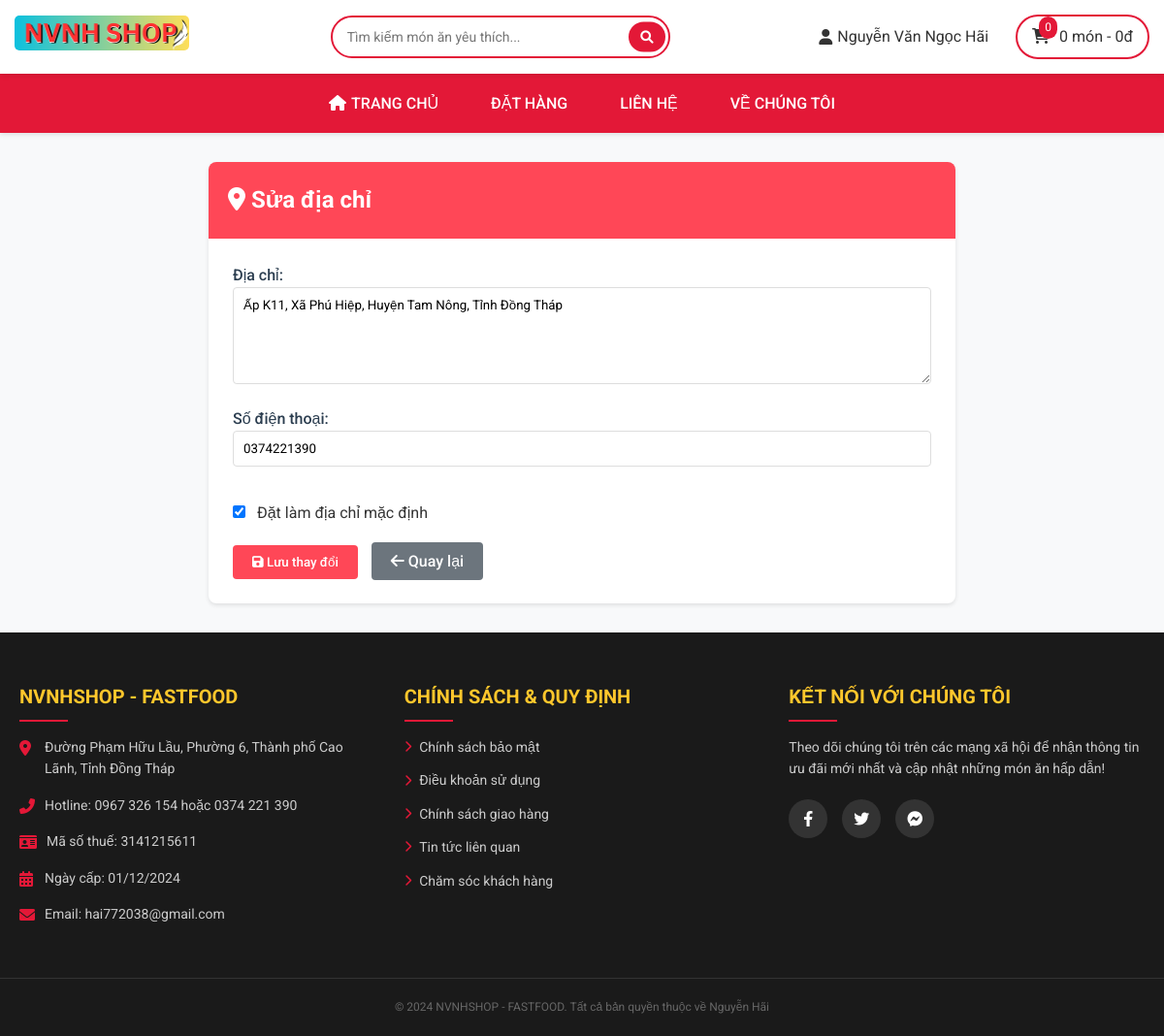
The app's page /catalog/sua_diachi.php?id=1 (signed in) with its own data.
### tables this page shows
CREATE TABLE `users` (
  `id` int(11) NOT NULL,
  `username` varchar(255) NOT NULL,
  `fullname` varchar(255) NOT NULL,
  `password` varchar(255) NOT NULL,
  `mail` varchar(255) NOT NULL,
  `rule` int(11) NOT NULL DEFAULT 2 COMMENT '1 - quyền admin, 2 - quyền thành viên,\r\n3 - quyền nhân viên',
  `status` enum('active','blocked') DEFAULT 'active'
);

CREATE TABLE `addresses` (
  `address_id` int(11) NOT NULL,
  `idUser` int(11) NOT NULL,
  `address` varchar(255) NOT NULL,
  `phone` varchar(10) NOT NULL,
  `is_default` tinyint(1) DEFAULT 0 COMMENT '1-Default, 0-Not Default',
  `status` enum('active','inactive') DEFAULT 'active',
  `created_at` datetime DEFAULT current_timestamp()
);

### catalog/sua_diachi.php (the view, shortened to what this page needs)
<?php
include '../pages/header.php';
$username = $_SESSION['username'];
$id = isset($_GET['id']) ? $_GET['id'] : 0;
$sql = "SELECT id FROM users WHERE username = ?";
$stmt = $conn->prepare($sql);
$stmt->bind_param("s", $username);
$stmt->execute();
$user = $stmt->get_result()->fetch_assoc();
$address_sql = "SELECT * FROM addresses WHERE address_id = ? AND idUser = ? AND status = 'active'";
$address_stmt = $conn->prepare($address_sql);
$address_stmt->bind_param("ii", $id, $user['id']);
$address_stmt->execute();
$address = $address_stmt->get_result()->fetch_assoc();
?>
<div class="container">
    <div class="card">
        <div class="card-header">
            <h2><i class="fas fa-map-marker-alt"></i> Sửa địa chỉ</h2>
        </div>
        <div class="card-body">
            <form method="POST" onsubmit="return validateForm()">
                <div class="form-group">
                    <label for="address" class="form-label">Địa chỉ:</label>
                    <textarea class="form-control" id="address" name="address" rows="3"
                        placeholder="Nhập địa chỉ chi tiết"
                        required><?php echo htmlspecialchars($address['address']); ?></textarea>
                </div>
                <div class="form-group">
                    <label for="phone" class="form-label">Số điện thoại:</label>
                    <input type="tel" class="form-control" id="phone" name="phone" pattern="0[0-9]{9}"
                        placeholder="0xxxxxxxxx" value="<?php echo htmlspecialchars($address['phone']); ?>" required>
                </div>
                <div class="form-check">
                    <input type="checkbox" class="form-check-input" id="is_default" name="is_default"
                        <?php echo $address['is_default'] ? 'checked' : ''; ?>>
                    <label class="form-check-label" for="is_default">
                        Đặt làm địa chỉ mặc định
                    </label>
                </div>
                <div class="button-group">
                    <button type="submit" class="btn btn-primary">
                        <i class="fas fa-save"></i> Lưu thay đổi
                    </button>
                    <a href="thongtin_cuatoi.php" class="btn btn-secondary">
                        <i class="fas fa-arrow-left"></i> Quay lại
                    </a>
                </div>
            </form>
        </div>
    </div>
</div>
<?php include '../pages/footer.php';
?>

### pages/header.php (shortened to what this page needs)
<?php
include '../connect.php';
$fullname = '';
if(isset($_SESSION['username'])) {
    $username = $_SESSION['username'];
    $stmt = $conn->prepare("SELECT u.fullname FROM users u WHERE u.username = ?");
    $stmt->bind_param("s", $username);
    $stmt->execute();
    $result = $stmt->get_result();
    if($row = $result->fetch_assoc()) {
        $fullname = $row['fullname'];
    }
}
$itemCount = 0;
$totalAmount = 0;
?>
<!DOCTYPE html>
<html lang="vi">
<head>
    <link rel="stylesheet" href="https://cdnjs.cloudflare.com/ajax/libs/font-awesome/6.0.0-beta3/css/all.min.css">
    <link rel="stylesheet" href="../pages/css/style_header.css">
</head>
<body>
    <header class="header">
        <div class="header-container">
            <div class="logo">
                <a href="../catalog/index.php">
                    <img src="../upload/NVNHSHOP.png" alt="FastFood Logo">
                </a>
            </div>
            <div class="search-bar">
                <input type="text" id="searchInput" placeholder="Tìm kiếm món ăn yêu thích...">
                <button type="submit" id="searchButton"><i class="fas fa-search"></i></button>
            </div>
            <div class="header-right">
                <div class="account-dropdown">
                    <?php if(isset($_SESSION['username'])): ?>
                    <a href="#"><i class="fas fa-user"></i> <?php echo htmlspecialchars($fullname); ?></a>
                    <?php endif; ?>
                </div>
                <a href="../catalog/giohang.php" class="cart-button">
                    <div class="cart-icon-wrapper">
                        <span class="cart-count"><?php echo $itemCount; ?></span>
                    </div>
                    <span class="cart-total"><?php echo $itemCount; ?> món -
                        <?php echo number_format($totalAmount, 0, ',', '.'); ?>đ</span>
                </a>
            </div>
        </div>
    </header>
    <nav class="nav-bar">
        <div class="nav-container">
            <ul class="nav-menu">
                <li>
                    <a href="../catalog/index.php"
                        <?php echo basename($_SERVER['PHP_SELF']) == 'index.php' ? 'class="active"' : ''; ?>>
                        <i class="fas fa-home"></i> TRANG CHỦ
                    </a>
                </li>
                <li>
                    <a href="../catalog/dathang.php"
                        <?php echo basename($_SERVER['PHP_SELF']) == 'dathang.php' ? 'class="active"' : ''; ?>>
                        ĐẶT HÀNG
                    </a>
                </li>
                <li>
                    <a href="../catalog/lienhe.php"
                        <?php echo basename($_SERVER['PHP_SELF']) == 'lienhe.php' ? 'class="active"' : ''; ?>>
                        LIÊN HỆ
                    </a>
                </li>
                <li>
                    <a href="../pages/vechungtoi.php"
                        <?php echo basename($_SERVER['PHP_SELF']) == 'vechungtoi.php' ? 'class="active"' : ''; ?>>
                        VỀ CHÚNG TÔI
                    </a>
                </li>
            </ul>
        </div>
    </nav>
</body>
</html>

### pages/css/style_header.css (style rules this page uses)
:root { --primary-red: #e31837; --primary-yellow: #ffc107; }
* { margin: 0; padding: 0; box-sizing: border-box; font-family: 'Roboto', sans-serif; }
body { font-family: 'Roboto', sans-serif; line-height: 1.6; color: #333; background-color: #f8f9fa; }
.header { background: #fff; box-shadow: 0 2px 5px rgba(0, 0, 0, 0.1); position: relative; z-index: 1000; }
.header-container { max-width: 1200px; margin: 0 auto; padding: 15px 20px; display: flex; align-items: center; justify-content: space-between; }
.logo { width: 180px; }
.logo img { width: 100%; height: auto; border-radius: 5px; }
.search-bar { flex: 1; max-width: 500px; margin: 0 40px; position: relative; }
.search-bar input { width: 100%; padding: 12px 45px 12px 15px; border: 2px solid var(--primary-red); border-radius: 25px; font-size: 14px; outline: none; }
.search-bar button { position: absolute; right: 5px; top: 50%; transform: translateY(-50%); background: var(--primary-red); border: none; color: white; padding: 8px 12px; border-radius: 20px; cursor: pointer; transition: background-color 0.3s; }
.header-right { display: flex; align-items: center; gap: 20px; }
.account-dropdown { position: relative; }
.account-dropdown>a { color: #333; text-decoration: none; display: flex; align-items: center; gap: 5px; padding: 8px; border-radius: 4px; transition: background-color 0.3s; }
.cart-button { display: flex; align-items: center; gap: 10px; background: #fff; border: 2px solid var(--primary-red); padding: 8px 15px; border-radius: 25px; color: #333; text-decoration: none; transition: all 0.3s; }
.cart-icon-wrapper { position: relative; }
.cart-count { position: absolute; top: -8px; right: -8px; background: var(--primary-red); color: white; font-size: 12px; padding: 2px 6px; border-radius: 10px; min-width: 18px; text-align: center; }
.nav-bar { background: var(--primary-red); padding: 10px 0; box-shadow: 0 2px 5px rgba(0, 0, 0, 0.1); }
.nav-container { max-width: 1200px; margin: 0 auto; padding: 0 20px; display: flex; justify-content: center; align-items: center; }
.nav-menu { display: flex; gap: 30px; list-style: none; margin: 0; padding: 0; }
.nav-menu li { position: relative; }
.nav-menu a { color: white; text-decoration: none; font-weight: 500; padding: 8px 12px; border-radius: 4px; transition: all 0.3s; display: flex; align-items: center; gap: 5px; }
@media (max-width: 1200px) { .header-container { padding: 15px; } }
@media (max-width: 1200px) { .search-bar { max-width: 350px; margin: 0 15px; } }

### pages/css/style_footer.css (style rules this page uses)
:root { --primary-red: #E31837; --primary-yellow: #FFC72C; --white: #ffffff; --gray-light: #f8f9fa; --gray-dark: #343a40; --footer-bg: #1a1a1a; --footer-text: #ffffff; }
* { margin: 0; padding: 0; box-sizing: border-box; }
body { font-family: Arial, sans-serif; line-height: 1.6; }

### catalog/sua_diachi.php (style rules this page uses)
.container { max-width: 800px; margin: 30px auto; padding: 0 15px; }
.card { background: white; border-radius: 8px; box-shadow: 0 2px 4px rgba(0, 0, 0, 0.1); overflow: hidden; }
.card-header { background: #ff4757; color: white; padding: 20px; border-bottom: none; }
.card-header h2 { margin: 0; font-size: 1.5em; }
.card-body { padding: 25px; }
.form-label { font-weight: 500; margin-bottom: 8px; color: #2c3e50; }
.form-control { border: 1px solid #ddd; border-radius: 4px; padding: 10px; width: 100%; margin-bottom: 15px; transition: border-color 0.3s; }
textarea.form-control { min-height: 100px; resize: vertical; }
.form-check { margin: 20px 0; }
.form-check-input { margin-right: 8px; }
.form-check-input:checked { background-color: #ff4757; border-color: #ff4757; }
.btn { padding: 10px 20px; border-radius: 4px; font-weight: 500; cursor: pointer; transition: all 0.3s; border: none; }
.btn-primary { background: #ff4757; color: white; }
.btn-secondary { background: #6c757d; color: white; margin-left: 10px; }
a.btn-secondary { text-decoration: none; }

### records on screen
users: fullname "Nguyễn Văn Ngọc Hãi"
addresses: address "Ấp K11, Xã Phú Hiệp, Huyện Tam Nông, Tỉnh Đồng Tháp", phone "0374221390", is_default "☑"

### other values on screen
$itemCount "0"
$totalAmount "0"
